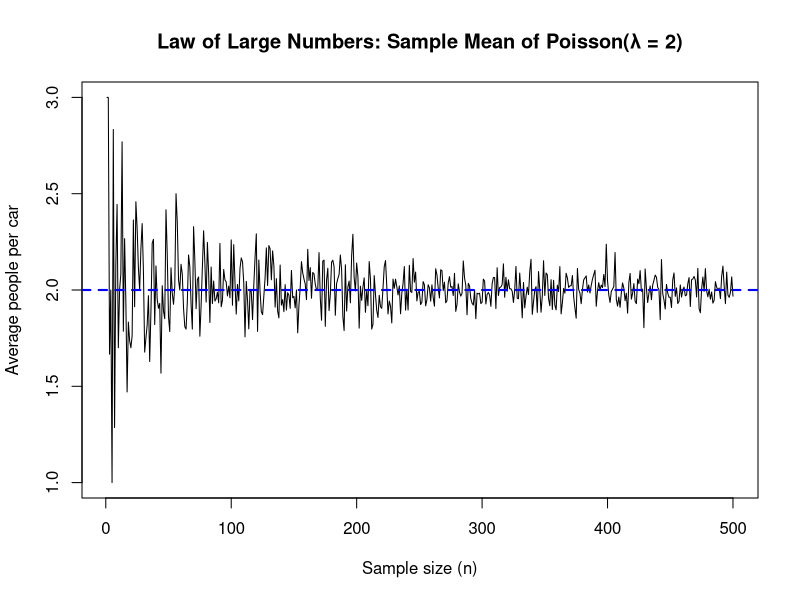
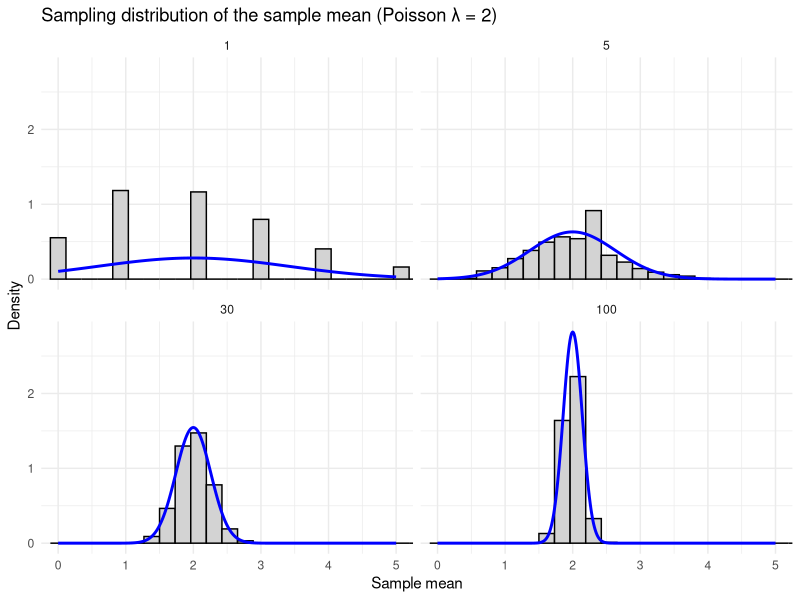

The R script that drew these images, in order:
## ---- chunk 1
knitr::opts_chunk$set(echo = TRUE)
## ---- chunk 2

# Set parameters
set.seed(666)
lambda <- 2
max_n <- 500

# Generate sample means for each n
sample_means <- sapply(1:max_n, function(n) {
  mean(rpois(n, lambda))
})

# Plot results
plot(1:max_n, sample_means, type = "l",
     xlab = "Sample size (n)",
     ylab = "Average people per car",
     main = "Law of Large Numbers: Sample Mean of Poisson(λ = 2)")
abline(h = lambda, col = "blue", lwd = 2, lty = 2)

## ---- chunk 3

## ---- chunk 4
library(ggplot2)

# Setup
set.seed(666)
lambda <- 2
reps   <- 10000
Ns     <- c(1, 5, 30, 100)

# Simulate sample means using replicate()
sim_mat <- sapply(Ns, function(n) replicate(reps, mean(rpois(n, lambda))))
colnames(sim_mat) <- paste0("n=", Ns)

# Tidy for plotting
df <- data.frame(
  mean = as.vector(sim_mat),
  n    = factor(rep(Ns, each = reps), levels = Ns)
)

# Normal curves to overlay
xgrid <- seq(0, 5, by = 0.01)
norm_curves <- do.call(rbind, lapply(Ns, function(n) {
  data.frame(
    x = xgrid,
    y = dnorm(xgrid, mean = lambda, sd = sqrt(lambda / n)),
    n = factor(n, levels = Ns)
  )
}))

ggplot(df, aes(x = mean)) +
  geom_histogram(aes(y = after_stat(density)), bins = 40, fill = "lightgray", color = "black") +
  geom_line(data = norm_curves, aes(x = x, y = y), linewidth = 1, color = "blue") +
  facet_wrap(~ n, nrow = 2) +
  coord_cartesian(xlim = c(0, 5)) +
  labs(title = "Sampling distribution of the sample mean (Poisson λ = 2)",
       x = "Sample mean", y = "Density") +
  theme_minimal()

## ---- chunk 5

# X_i ~ Poisson(lambda = 2)
# Under the CLT, the sample mean is approximately Normal:
# X̄_n ~ Normal(mean=lambda, variance = lambda / n)
# For n = 100:
lambda <- 2
n <- 100
mean_true <- lambda
sd_true <- sqrt(lambda / n)

# The city will act if the sample mean equal or less to 1.7
threshold <- 1.7

# Compute the probability of observing a mean equal or less 1.7
p_value <- pnorm(threshold, mean = mean_true, sd = sd_true)
p_value
# app. 0.0169 or 1.7%

# Interpretation output:
cat(
  "Using the CLT, we approximate the sampling distribution of the sample mean as ",
  "Normal(μ = 2, σ² = 2/100). The probability that the observed mean is 1.7 or lower, ",
  "even though the true mean is 2, equals Φ((1.7 - 2)/√(2/100)) =",
  round(p_value, 4), 
  ", which is about 1.7%. Thus, there is a 1.7% chance of falsely concluding the mean is below 1.7.\n"
)

# To ensure this false-alarm probability is below 1%, we solve for n:
target_alpha <- 0.01
z_alpha <- qnorm(1 - target_alpha)
n_required <- ceiling(lambda / ((0.3 / z_alpha)^2))
n_required

# Interpretation output:
cat(
  "To reduce this probability below 1%, we need at least n =",
  n_required,
  "observations.\n"
)

## ---- chunk 6

## ---- chunk 7

